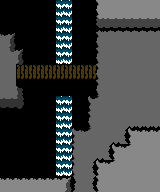

A level layout from a 2D game, rendered from its tile map. Below: a short description, then the map file with its tile-grid data intact:
An orthogonal 20x12 tile map with 8x16 px tiles, 1 tile layer (Tile Layer 1), 5 tilesets.

<map version="1.10" tiledversion="1.11.2" orientation="orthogonal" renderorder="right-down" width="20" height="12" tilewidth="8" tileheight="16" infinite="0" nextlayerid="2" nextobjectid="1">
 <tileset firstgid="1" name="hills_ledges" tilewidth="8" tileheight="16" tilecount="44" columns="44">
  <image source="../gfx/tiles/hills_ledges.png" width="352" height="16" />
 </tileset>
 <tileset firstgid="45" name="hills_high" tilewidth="8" tileheight="16" tilecount="19" columns="18">
  <image source="../gfx/tiles/hills_high.png" width="144" height="16" />
 </tileset>
 <tileset firstgid="64" name="hills_water" tilewidth="8" tileheight="16" tilecount="11" columns="11">
  <image source="../gfx/tiles/hills_water.png" width="88" height="16" />
 </tileset>
 <tileset firstgid="75" name="hills_veg" tilewidth="8" tileheight="16" tilecount="5" columns="5">
  <image source="../gfx/tiles/hills_veg.png" width="40" height="16" />
 </tileset>
 <tileset firstgid="80" name="hills_waterf" tilewidth="8" tileheight="16" tilecount="1" columns="1">
  <image source="../gfx/tiles/hills_waterf.png" width="8" height="16" />
 </tileset>
 <layer id="1" name="Tile Layer 1" width="20" height="12">
  <data>
   <tile gid="62" />
   <tile gid="62" />
   <tile gid="62" />
   <tile gid="62" />
   <tile gid="62" />
   <tile gid="62" />
   <tile gid="62" />
   <tile gid="80" />
   <tile gid="80" />
   <tile gid="62" />
   <tile gid="62" />
   <tile gid="62" />
   <tile gid="54" />
   <tile gid="55" />
   <tile gid="55" />
   <tile gid="55" />
   <tile gid="55" />
   <tile gid="55" />
   <tile gid="55" />
   <tile gid="55" />
   <tile gid="62" />
   <tile gid="62" />
   <tile gid="62" />
   <tile gid="62" />
   <tile gid="62" />
   <tile gid="62" />
   <tile gid="62" />
   <tile gid="80" />
   <tile gid="80" />
   <tile gid="62" />
   <tile gid="62" />
   <tile gid="62" />
   <tile gid="48" />
   <tile gid="49" />
   <tile gid="49" />
   <tile gid="49" />
   <tile gid="49" />
   <tile gid="49" />
   <tile gid="49" />
   <tile gid="49" />
   <tile gid="23" />
   <tile gid="24" />
   <tile gid="62" />
   <tile gid="62" />
   <tile gid="62" />
   <tile gid="62" />
   <tile gid="62" />
   <tile gid="80" />
   <tile gid="80" />
   <tile gid="62" />
   <tile gid="62" />
   <tile gid="62" />
   <tile gid="25" />
   <tile gid="26" />
   <tile gid="26" />
   <tile gid="26" />
   <tile gid="26" />
   <tile gid="26" />
   <tile gid="26" />
   <tile gid="26" />
   <tile gid="26" />
   <tile gid="31" />
   <tile gid="24" />
   <tile gid="62" />
   <tile gid="62" />
   <tile gid="62" />
   <tile gid="62" />
   <tile gid="80" />
   <tile gid="80" />
   <tile gid="62" />
   <tile gid="62" />
   <tile gid="62" />
   <tile gid="25" />
   <tile gid="26" />
   <tile gid="26" />
   <tile gid="26" />
   <tile gid="26" />
   <tile gid="26" />
   <tile gid="26" />
   <tile gid="26" />
   <tile gid="26" />
   <tile gid="26" />
   <tile gid="37" />
   <tile gid="38" />
   <tile gid="38" />
   <tile gid="38" />
   <tile gid="38" />
   <tile gid="38" />
   <tile gid="38" />
   <tile gid="38" />
   <tile gid="38" />
   <tile gid="38" />
   <tile gid="25" />
   <tile gid="26" />
   <tile gid="26" />
   <tile gid="26" />
   <tile gid="26" />
   <tile gid="26" />
   <tile gid="26" />
   <tile gid="26" />
   <tile gid="26" />
   <tile gid="26" />
   <tile gid="41" />
   <tile gid="62" />
   <tile gid="62" />
   <tile gid="62" />
   <tile gid="62" />
   <tile gid="62" />
   <tile gid="62" />
   <tile gid="62" />
   <tile gid="62" />
   <tile gid="62" />
   <tile gid="25" />
   <tile gid="26" />
   <tile gid="26" />
   <tile gid="26" />
   <tile gid="26" />
   <tile gid="26" />
   <tile gid="26" />
   <tile gid="26" />
   <tile gid="42" />
   <tile gid="42" />
   <tile gid="36" />
   <tile gid="62" />
   <tile gid="62" />
   <tile gid="62" />
   <tile gid="62" />
   <tile gid="80" />
   <tile gid="80" />
   <tile gid="62" />
   <tile gid="62" />
   <tile gid="22" />
   <tile gid="30" />
   <tile gid="26" />
   <tile gid="26" />
   <tile gid="26" />
   <tile gid="26" />
   <tile gid="26" />
   <tile gid="26" />
   <tile gid="26" />
   <tile gid="62" />
   <tile gid="62" />
   <tile gid="62" />
   <tile gid="62" />
   <tile gid="62" />
   <tile gid="62" />
   <tile gid="62" />
   <tile gid="80" />
   <tile gid="80" />
   <tile gid="62" />
   <tile gid="62" />
   <tile gid="25" />
   <tile gid="26" />
   <tile gid="26" />
   <tile gid="26" />
   <tile gid="26" />
   <tile gid="46" />
   <tile gid="46" />
   <tile gid="46" />
   <tile gid="46" />
   <tile gid="62" />
   <tile gid="62" />
   <tile gid="62" />
   <tile gid="62" />
   <tile gid="62" />
   <tile gid="62" />
   <tile gid="62" />
   <tile gid="80" />
   <tile gid="80" />
   <tile gid="22" />
   <tile gid="23" />
   <tile gid="30" />
   <tile gid="26" />
   <tile gid="26" />
   <tile gid="46" />
   <tile gid="47" />
   <tile gid="51" />
   <tile gid="52" />
   <tile gid="52" />
   <tile gid="52" />
   <tile gid="62" />
   <tile gid="62" />
   <tile gid="62" />
   <tile gid="62" />
   <tile gid="62" />
   <tile gid="62" />
   <tile gid="62" />
   <tile gid="80" />
   <tile gid="80" />
   <tile gid="25" />
   <tile gid="26" />
   <tile gid="26" />
   <tile gid="46" />
   <tile gid="47" />
   <tile gid="51" />
   <tile gid="52" />
   <tile gid="59" />
   <tile gid="55" />
   <tile gid="55" />
   <tile gid="55" />
   <tile gid="62" />
   <tile gid="62" />
   <tile gid="62" />
   <tile gid="62" />
   <tile gid="62" />
   <tile gid="62" />
   <tile gid="62" />
   <tile gid="80" />
   <tile gid="80" />
   <tile gid="25" />
   <tile gid="26" />
   <tile gid="47" />
   <tile gid="51" />
   <tile gid="52" />
   <tile gid="59" />
   <tile gid="55" />
   <tile gid="55" />
   <tile gid="55" />
   <tile gid="55" />
   <tile gid="55" />
   <tile gid="52" />
   <tile gid="52" />
   <tile gid="52" />
   <tile gid="52" />
   <tile gid="52" />
   <tile gid="52" />
   <tile gid="52" />
   <tile gid="52" />
   <tile gid="53" />
   <tile gid="45" />
   <tile gid="26" />
   <tile gid="47" />
   <tile gid="54" />
   <tile gid="55" />
   <tile gid="55" />
   <tile gid="55" />
   <tile gid="55" />
   <tile gid="55" />
   <tile gid="55" />
   <tile gid="55" />
  </data>
 </layer>
</map>
